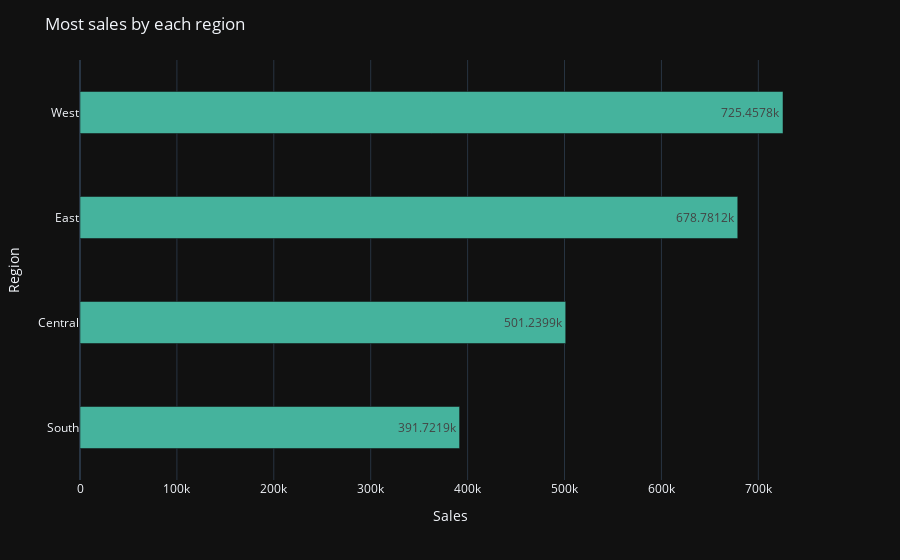

Notebook source saved alongside this figure:
### Markdown cell above
Quelle région génère le plus de ventes ?

### Code cell
Regions_most_sales = df.groupby('Region')["Sales"].sum().sort_values(ascending=True).reset_index()
fig=px.bar(Regions_most_sales ,
         x=Regions_most_sales['Sales'],
         y='Region',
         template='plotly_dark',
         color_discrete_sequence=[colors[7]],text_auto=True)
fig.update_layout(
   bargap = 0.6,
   title='Most sales by each region  ',
   )

fig.show()

### Figure 1 — Plotly figure (JSON) as saved in the notebook; plotly's stock layout.template omitted (floating-point values rounded to 4 significant figures)
{"data": [{"alignmentgroup": "True", "hovertemplate": "Sales=%{x}<br>Region=%{y}<extra></extra>", "legendgroup": "", "marker": {"color": "#45B39D", "pattern": {"shape": ""}}, "name": "", "offsetgroup": "", "orientation": "h", "showlegend": false, "textposition": "auto", "texttemplate": "%{x}", "type": "bar", "x": [391700.0, 501200.0, 678800.0, 725500.0], "xaxis": "x", "y": ["South", "Central", "East", "West"], "yaxis": "y"}], "layout": {"bargap": 0.6, "barmode": "relative", "legend": {"tracegroupgap": 0}, "margin": {"t": 60}, "title": {"text": "Most sales by each region  "}, "xaxis": {"anchor": "y", "domain": [0, 1], "title": {"text": "Sales"}}, "yaxis": {"anchor": "x", "domain": [0, 1], "title": {"text": "Region"}}}}
